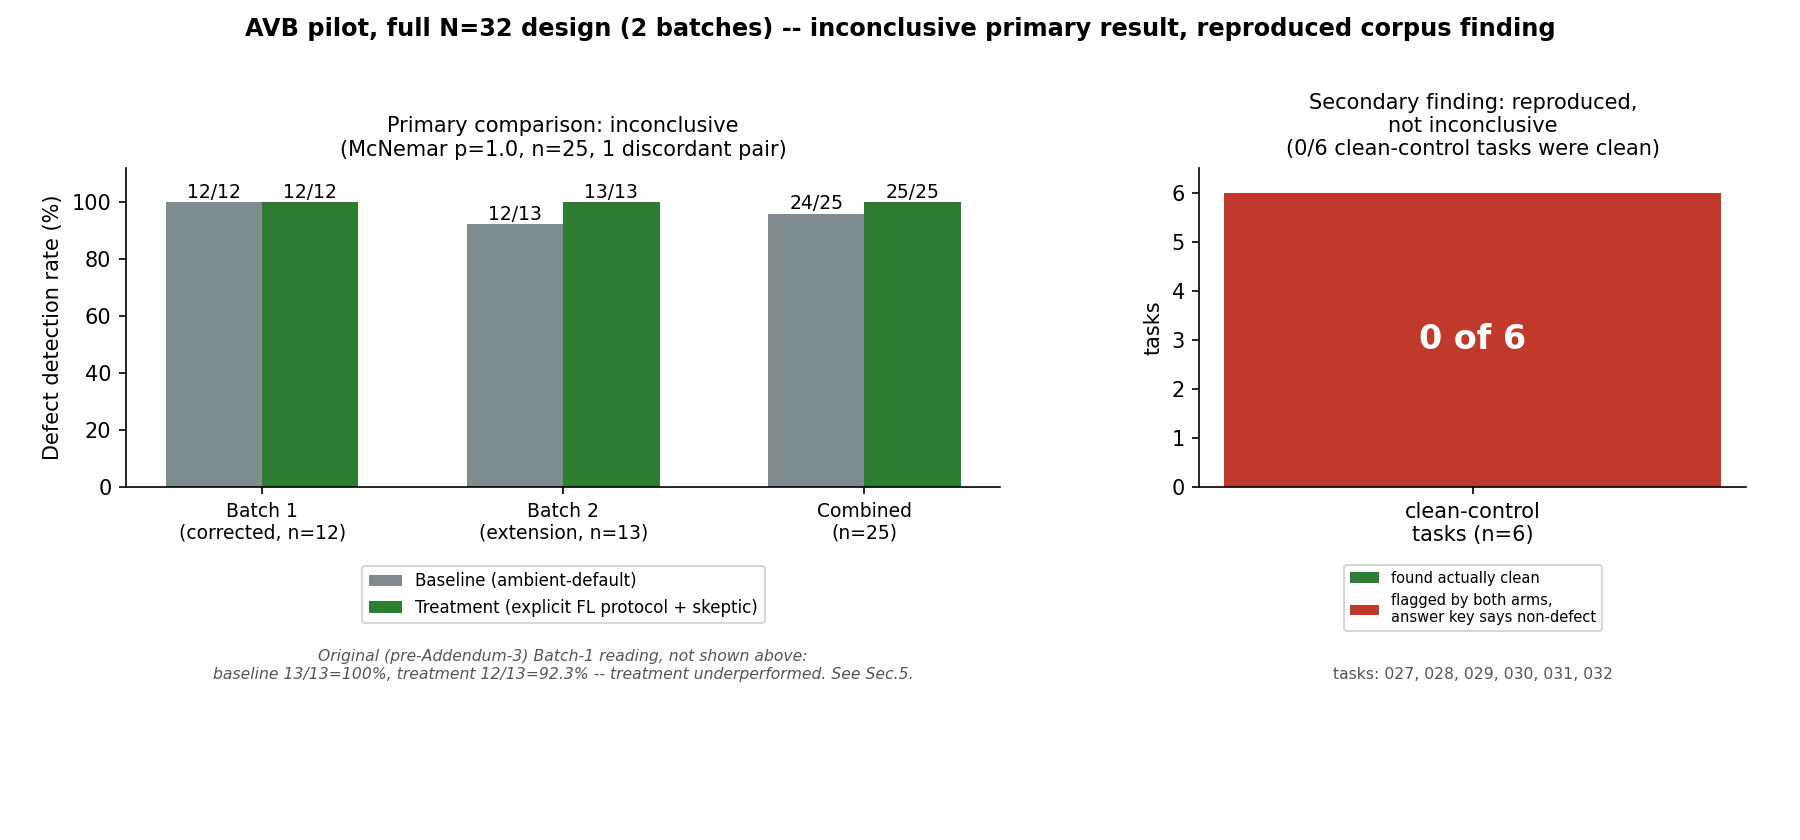

Write the Python code that produced this figure.
"""F2 -- the adversarial-verification-benchmark (AVB) pilot, both results:
the still-inconclusive primary detection-rate comparison (panel A), and the
more substantively interesting secondary finding, a reproduced defect in the
corpus's own clean-control construction (panel B).

All numbers are taken directly from methodology_paper_draft_v0.md Sec.5
(itself verified against experiments/adversarial-verification-benchmark/
result_summary.md, result_summary_extension.md, and
independent_verification_report.md) -- this script does not compute
anything new, it only visualizes numbers the paper already states, and
it asserts internal consistency (the two batches must sum to the combined
figures) before trusting the plot.

NOT_VALIDATION - NOT_REFUTATION -- this figure shows an inconclusive
primary result and a real corpus-construction finding, not a validated
claim that the treatment protocol outperforms baseline.
"""

from pathlib import Path

import matplotlib.pyplot as plt

OUT = Path(__file__).parent / "f2_avb_pilot_combined.png"

BASELINE_COLOR = "#7f8c8d"
TREATMENT_COLOR = "#2e7d32"

# --- Panel A data: detection rate, per methodology_paper_draft_v0.md Sec.5 ---
# (label, baseline_hit, baseline_n, treatment_hit, treatment_n)
GROUPS = [
    ("Batch 1\n(corrected, n=12)", 12, 12, 12, 12),
    ("Batch 2\n(extension, n=13)", 12, 13, 13, 13),
    ("Combined\n(n=25)", 24, 25, 25, 25),
]

# Internal consistency check -- the two batches must sum to the combined row,
# per the paper's own Sec.5 combined-reading table.
b1_hit, b1_n = GROUPS[0][1], GROUPS[0][2]
b2_hit, b2_n = GROUPS[1][1], GROUPS[1][2]
comb_hit, comb_n = GROUPS[2][1], GROUPS[2][2]
assert (b1_hit + b2_hit, b1_n + b2_n) == (comb_hit, comb_n), (
    "Batch 1 + Batch 2 baseline detections must equal the combined row -- "
    f"got {b1_hit}+{b2_hit}={b1_hit + b2_hit} of {b1_n}+{b2_n}={b1_n + b2_n}, "
    f"paper states {comb_hit}/{comb_n}"
)
t1_hit, t1_n = GROUPS[0][3], GROUPS[0][4]
t2_hit, t2_n = GROUPS[1][3], GROUPS[1][4]
tcomb_hit, tcomb_n = GROUPS[2][3], GROUPS[2][4]
assert (t1_hit + t2_hit, t1_n + t2_n) == (tcomb_hit, tcomb_n), (
    "Batch 1 + Batch 2 treatment detections must equal the combined row -- "
    f"got {t1_hit}+{t2_hit}={t1_hit + t2_hit} of {t1_n}+{t2_n}={t1_n + t2_n}, "
    f"paper states {tcomb_hit}/{tcomb_n}"
)

# --- Panel B data: clean-control finding, per Sec.5 ---
CLEAN_TASKS = ["027", "028", "029", "030", "031", "032"]
FOUND_ACTUALLY_CLEAN = 0

fig, (axA, axB) = plt.subplots(1, 2, figsize=(12, 5.6), gridspec_kw={"width_ratios": [1.6, 1]})

# Panel A -- grouped bar chart
x = range(len(GROUPS))
width = 0.32
baseline_pct = [100 * h / n for _, h, n, _, _ in GROUPS]
treatment_pct = [100 * h / n for _, _, _, h, n in GROUPS]

bars_b = axA.bar(
    [i - width / 2 for i in x],
    baseline_pct,
    width,
    color=BASELINE_COLOR,
    label="Baseline (ambient-default)",
)
bars_t = axA.bar(
    [i + width / 2 for i in x],
    treatment_pct,
    width,
    color=TREATMENT_COLOR,
    label="Treatment (explicit FL protocol + skeptic)",
)

for i, (_, bh, bn, th, tn) in enumerate(GROUPS):
    axA.text(i - width / 2, baseline_pct[i] + 1.5, f"{bh}/{bn}", ha="center", fontsize=9)
    axA.text(i + width / 2, treatment_pct[i] + 1.5, f"{th}/{tn}", ha="center", fontsize=9)

axA.set_ylim(0, 112)
axA.set_xticks(list(x))
axA.set_xticklabels([g[0] for g in GROUPS], fontsize=9)
axA.set_ylabel("Defect detection rate (%)")
axA.set_title(
    "Primary comparison: inconclusive\n(McNemar p=1.0, n=25, 1 discordant pair)", fontsize=10
)
axA.legend(fontsize=8, loc="upper center", bbox_to_anchor=(0.5, -0.22))
axA.text(
    0.5,
    -0.60,
    "Original (pre-Addendum-3) Batch-1 reading, not shown above:\n"
    "baseline 13/13=100%, treatment 12/13=92.3% -- treatment underperformed. See Sec.5.",
    transform=axA.transAxes,
    ha="center",
    fontsize=7.5,
    color="#555555",
    style="italic",
)
for spine in ("top", "right"):
    axA.spines[spine].set_visible(False)

# Panel B -- clean-control finding
axB.bar(
    ["clean-control\ntasks (n=6)"],
    [FOUND_ACTUALLY_CLEAN],
    color="#2e7d32",
    width=0.5,
    label="found actually clean",
)
axB.bar(
    ["clean-control\ntasks (n=6)"],
    [len(CLEAN_TASKS) - FOUND_ACTUALLY_CLEAN],
    bottom=[FOUND_ACTUALLY_CLEAN],
    color="#c0392b",
    width=0.5,
    label="flagged by both arms,\nanswer key says non-defect",
)
axB.set_ylim(0, len(CLEAN_TASKS) + 0.5)
axB.set_yticks(range(len(CLEAN_TASKS) + 1))
axB.set_ylabel("tasks")
axB.text(
    0,
    len(CLEAN_TASKS) / 2,
    f"0 of {len(CLEAN_TASKS)}",
    ha="center",
    va="center",
    fontsize=16,
    fontweight="bold",
    color="white",
)
axB.set_title(
    "Secondary finding: reproduced,\nnot inconclusive\n(0/6 clean-control tasks were clean)",
    fontsize=10,
)
axB.legend(fontsize=7, loc="upper center", bbox_to_anchor=(0.5, -0.22))
axB.text(
    0.5,
    -0.60,
    "tasks: " + ", ".join(CLEAN_TASKS),
    transform=axB.transAxes,
    ha="center",
    fontsize=7.5,
    color="#555555",
)
for spine in ("top", "right"):
    axB.spines[spine].set_visible(False)

fig.suptitle(
    "AVB pilot, full N=32 design (2 batches) -- inconclusive primary result, reproduced corpus finding",
    fontsize=11.5,
    fontweight="bold",
)
fig.subplots_adjust(left=0.07, right=0.97, top=0.80, bottom=0.42, wspace=0.28)
fig.savefig(OUT, dpi=150)
print(f"saved {OUT}")
